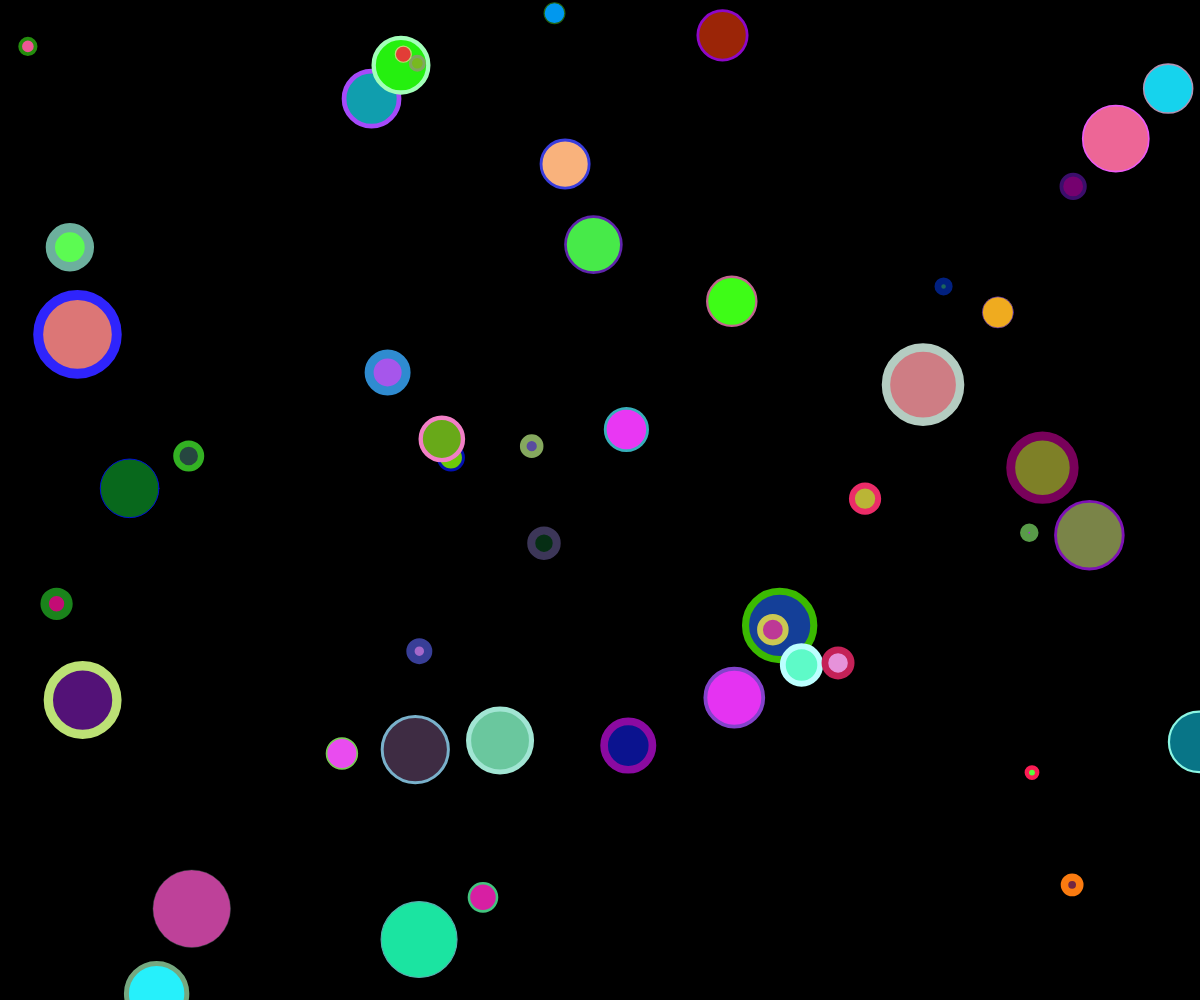
Frame 1 (no input)
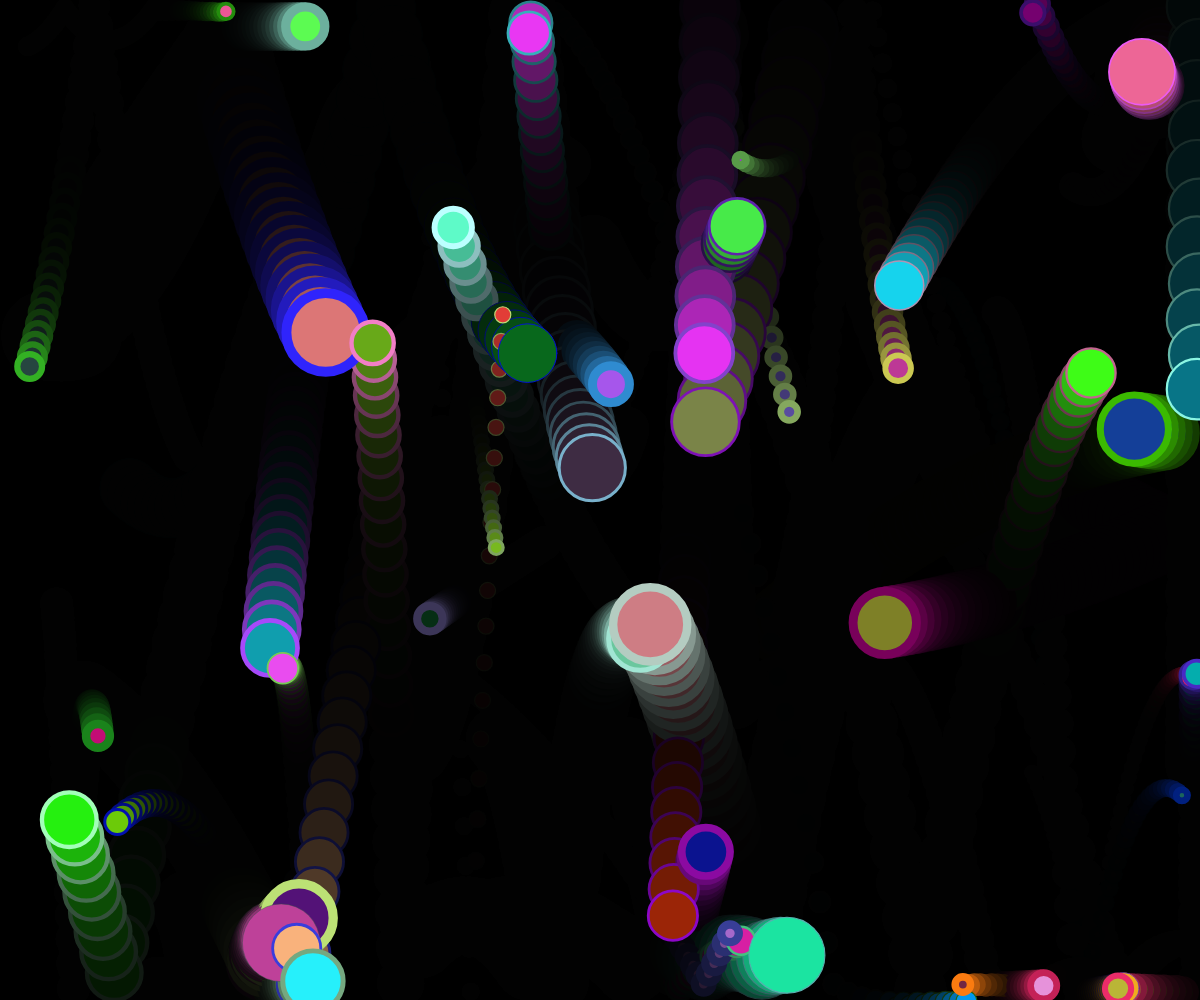
Frame 60 (no input)
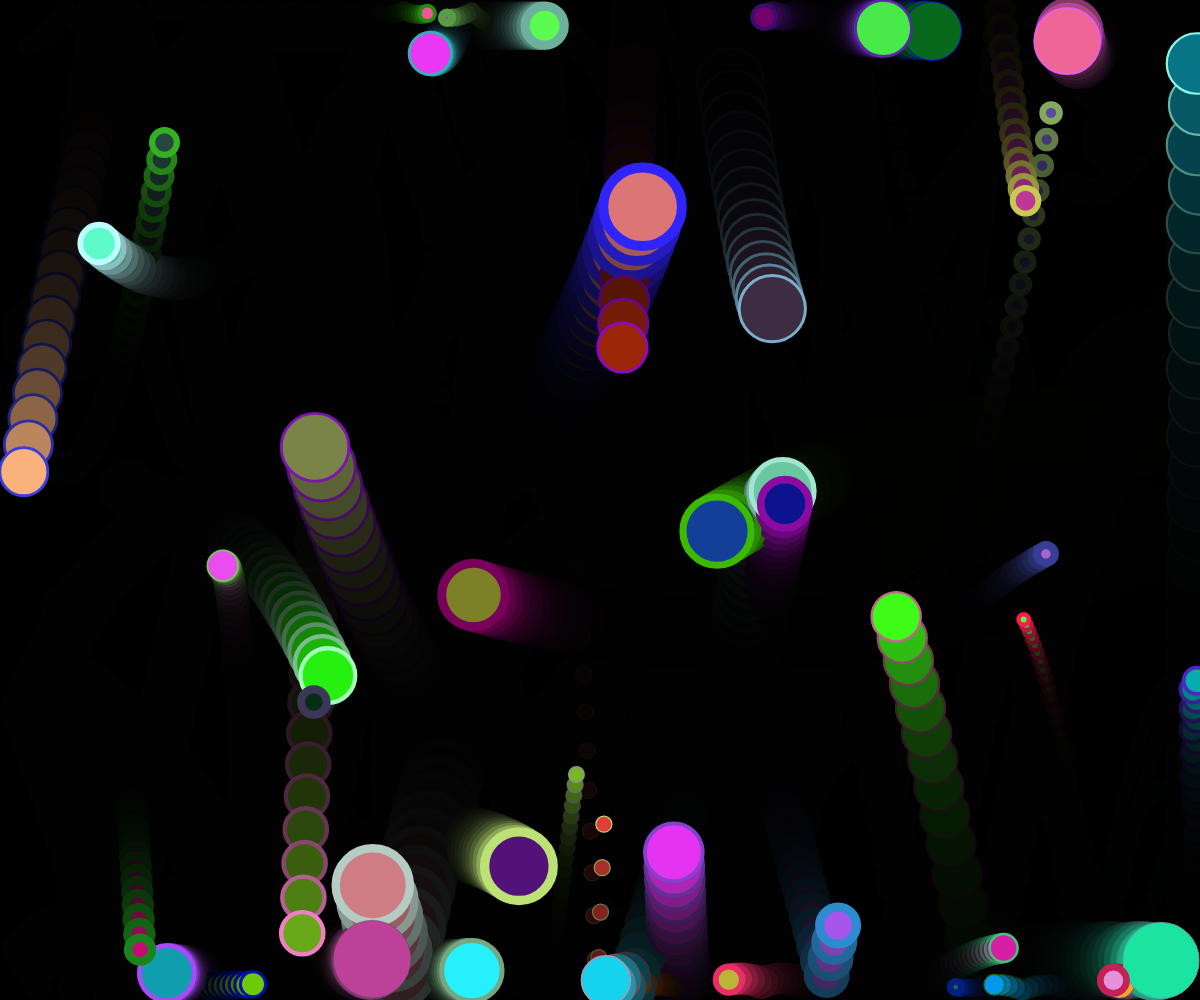
Frame 120 (the mouse pressed at the canvas centre since frame 60)

The p5.js sketch that drew these frames (run headless with seeded random() and noise() and a simulated clock; from frame 60 on, the mouse is pressed at the canvas centre):

// p5.js sketch
// ── sketch.js

let dx = [];
let dy = [];
let y = [];
let x = [];
let diam = [];
let rad = [];
let cr = [];
let cg = [];
let cb = [];
let sr = [];
let sg = [];
let sb = [];
let sw = [];
let grav = [];
let fric = [];
const num = 50;

function setup(){
  frameRate(60);
  createCanvas(windowWidth,windowHeight);
  background(0);
  for (let i = 0; i < num; ++i ) {
    dx[i] = random(-7,7);
    dy[i] = random(-7,7);
    y[i] = random(windowHeight);
    x[i] = random(windowWidth);
    diam[i] = random(10,80);
    sw[i] = random(0,10); 
    rad[i] = diam[i] * 0.5 + sw[i];
    cr[i] = random(255);
    cg[i] = random(255);
    cb[i] = random(255);
    sr[i] = random(255);
    sg[i] = random(255);
    sb[i] = random(255);
    grav[i] = random(-1,1);
    fric[i] = random(0.5,1.2);
       
  }
  console.log(width+"|"+height);
}
function draw(){
  background(0,64);
  for (let i = 0; i < num; ++i ) {
    fill(cr[i],cg[i],cb[i]);
    strokeWeight(sw[i]);
    stroke(sr[i], sg[i], sb[i]);
    ellipse(x[i],y[i],diam[i],diam[i]);

    dy[i] += grav[i];

    if( x[i] <= rad[i] || x[i] >= width-rad[i]) {
      dx[i] = -dx[i];
    }
    if( y[i] <= rad[i] || y[i] >= height-rad[i] ) {
      dy[i] *= fric[i];
      dy[i] = -dy[i];
    }
    x[i] += dx[i];
    y[i] += dy[i];
  }
}

setInterval(reset, 10000);

function reset(){
  for (let i = 0; i < num; ++i ) {
    dx[i] = random(-7,7);
    dy[i] = random(-7,7);
    y[i] = random(windowHeight);
    x[i] = random(windowWidth);
    diam[i] = random(10,80);
    sw[i] = random(0,10); 
    rad[i] = diam[i] * 0.5 + sw[i];
    cr[i] = random(255);
    cg[i] = random(255);
    cb[i] = random(255);
    sr[i] = random(255);
    sg[i] = random(255);
    sb[i] = random(255);
    grav[i] = random(-1,1);
    fric[i] = random(0.5,1.2);
       
  }
}

// ── ArrayView.html
<!DOCTYPE html><html lang="en"><head>
  <script src="https://cdn.jsdelivr.net/npm/p5@1.4.1/lib/p5.js"></script>
    <link rel="stylesheet" type="text/css" href="style.css">
    <meta charset="utf-8">

  </head>
  <body>
    <script src="sketch.js"></script>
    <h1 style="text-align:center">Intro to Animation in p5.js</h1>
    <a href="../CirclesJS/index.html">Click for Circle Animation</a>
  </body>
</html>
